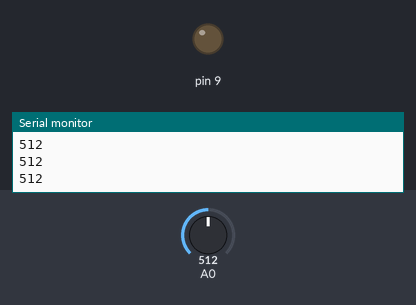
Simulated run of this sketch. Board: Arduino Uno, built with avr-gcc and run on an emulated ATmega328P. Shown: output pins drawn as LEDs (lit = HIGH), the last lines printed to the serial monitor. The test bench sets the inputs (shaded band); at power-on: A0 = 512.

Above: at 1.2 s.
1.3 s: A0 set to 213
2.8 s: A0 set to 186
At 4.2 s:
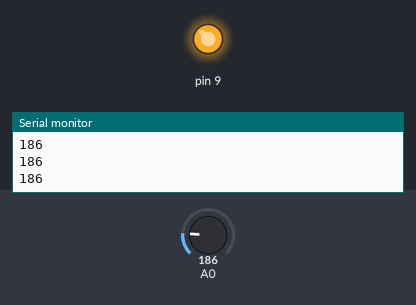
4.5 s: A0 set to 210
At 5.4 s:
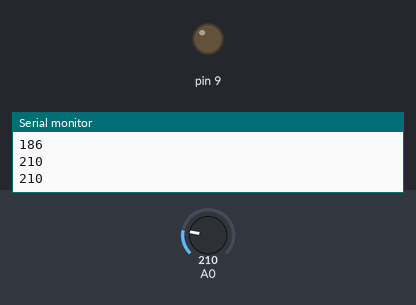
6.0 s: A0 set to 190
At 6.6 s:
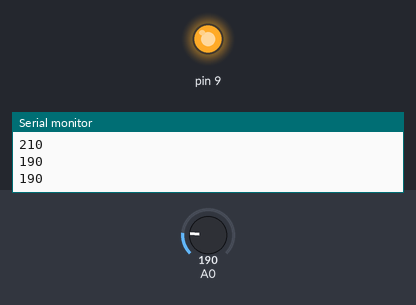
Timing chart, 0 to 8.5 s (numbered marks = the images above; inputs shaded):
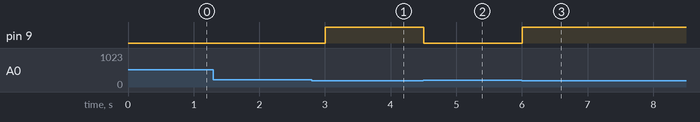

Measured:
- the behaviour switches between 201 and 200 on A0 (found by bisection; images 0 and 1)
- after the input at 2.8 s, pin 9: LOW → HIGH after 0.20 s
- after the input at 4.5 s, pin 9: HIGH → LOW at once
- after the input at 6.0 s, pin 9: LOW → HIGH at once

The sketch:

Photoresistor_02.ino
```cpp
void setup() {
  Serial.begin(9600);
  pinMode(0, INPUT);
  pinMode(9, OUTPUT);
}

void loop() {
  Serial.println(analogRead(0));
  if (analogRead(0) > 200) {
    digitalWrite(9, LOW);  //Turn led off
  }
  else {
    digitalWrite(9, HIGH); //Turn led on
  }

  delay(500);
}
```
